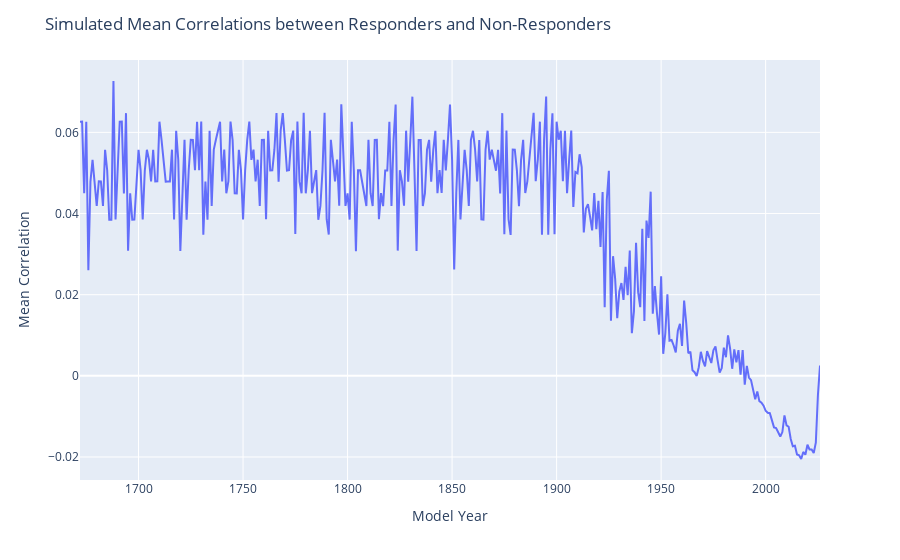

The notebook cell saved with this chart:
### Code cell
mean_correlations = correlations.mean(axis=0)
fig = px.line(
    x=model_years,
    y=mean_correlations
)
fig.update_layout(
    title="Simulated Mean Correlations between Responders and Non-Responders",
    xaxis={"title": "Model Year"},
    yaxis={"title": "Mean Correlation"}
)

### Figure 1 — Plotly figure (JSON) as saved in the notebook; plotly's stock layout.template omitted (floating-point values rounded to 4 significant figures; data arrays with more than 128 entries replaced by an {"elided": "..."} marker saying what was removed)
{"data": [{"hovertemplate": "x=%{x}<br>y=%{y}<extra></extra>", "legendgroup": "", "line": {"color": "#636efa", "dash": "solid"}, "marker": {"symbol": "circle"}, "mode": "lines", "name": "", "orientation": "v", "showlegend": false, "type": "scatter", "x": {"elided": "355 int values"}, "xaxis": "x", "y": {"elided": "355 float values"}, "yaxis": "y"}], "layout": {"legend": {"tracegroupgap": 0}, "margin": {"t": 60}, "title": {"text": "Simulated Mean Correlations between Responders and Non-Responders"}, "xaxis": {"anchor": "y", "domain": [0, 1], "title": {"text": "Model Year"}}, "yaxis": {"anchor": "x", "domain": [0, 1], "title": {"text": "Mean Correlation"}}}}
